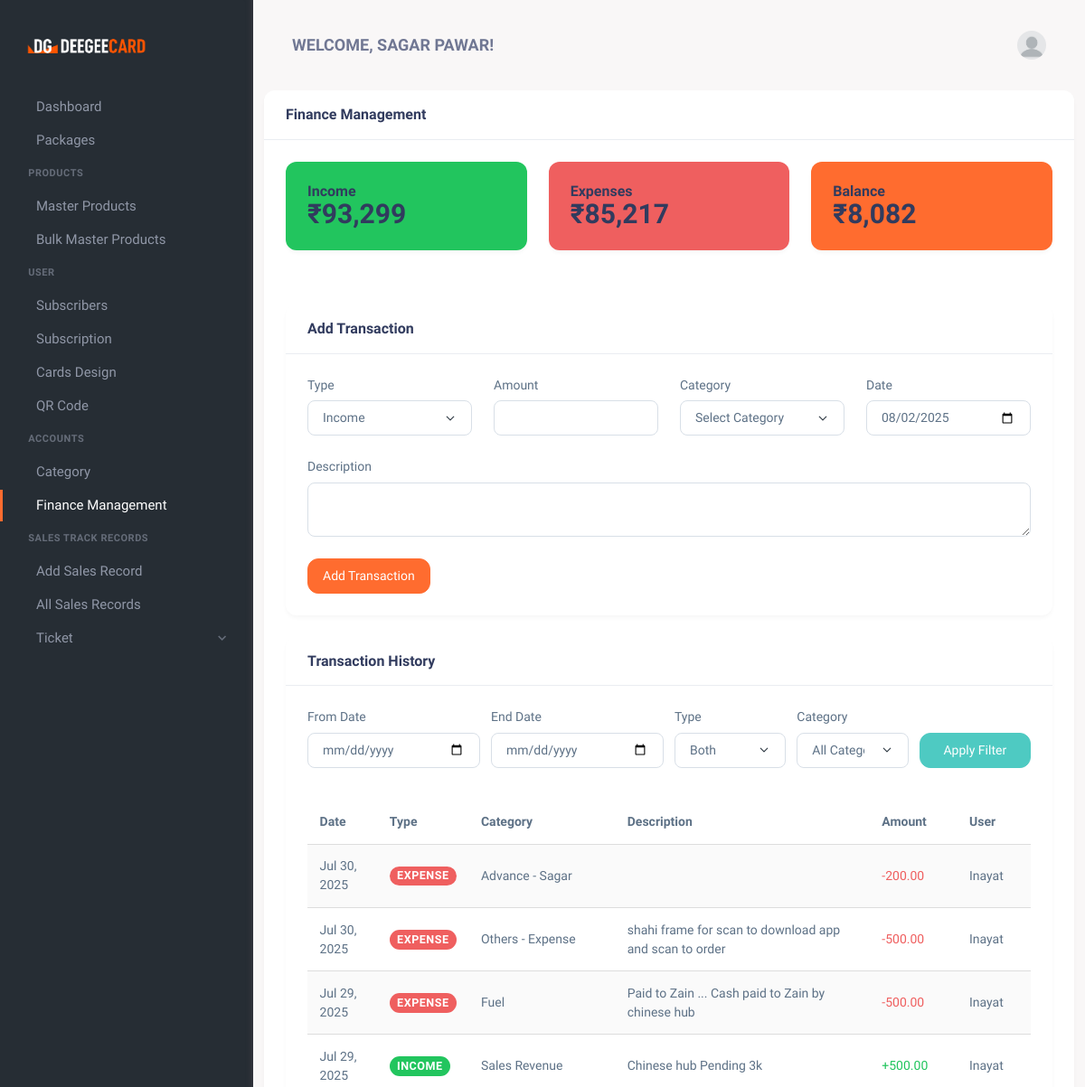
The page /finance-management.php (signed in, upper part) on the database as committed earlier.
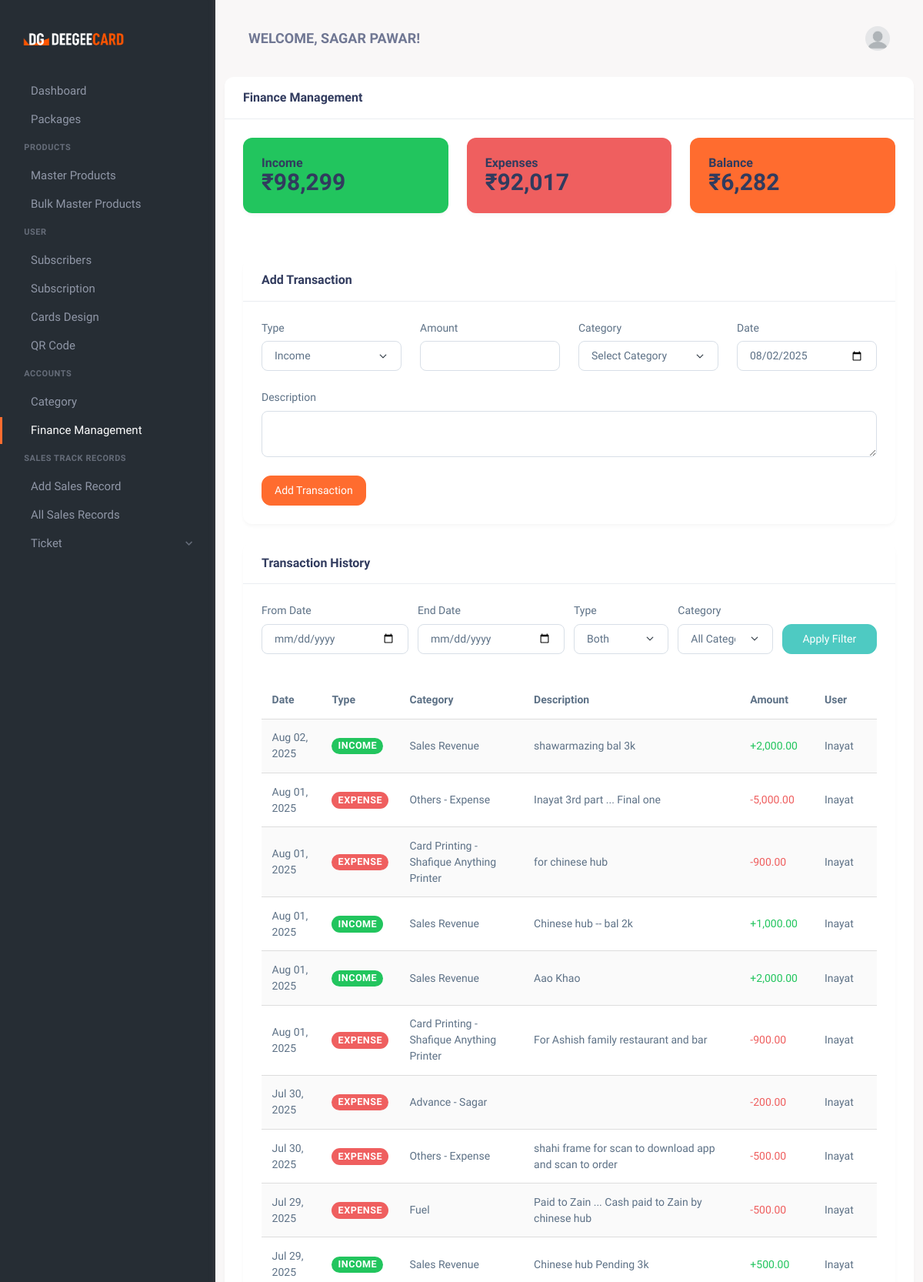
The same page on the database as committed later.
### tables this page shows
CREATE TABLE `dg_transactions` (
  `id` int(11) NOT NULL,
  `type` enum('income','expense') NOT NULL,
  `category_id` int(11) DEFAULT NULL,
  `amount` decimal(10,2) NOT NULL,
  `description` text,
  `date` date NOT NULL,
  `created_at` timestamp NOT NULL DEFAULT CURRENT_TIMESTAMP,
  `updated_at` timestamp NOT NULL DEFAULT CURRENT_TIMESTAMP ON UPDATE CURRENT_TIMESTAMP,
  `user_id` int(11) DEFAULT NULL COMMENT 'Who entered this transaction',
  `payment_method` varchar(50) DEFAULT NULL,
  `reference_number` varchar(100) DEFAULT NULL,
  `is_recurring` tinyint(1) DEFAULT '0',
  `recurring_details` text
);

CREATE TABLE `dg_categories` (
  `id` int(11) NOT NULL,
  `name` varchar(50) NOT NULL,
  `type` enum('income','expense') NOT NULL,
  `description` text,
  `is_active` tinyint(1) NOT NULL DEFAULT '1',
  `created_at` timestamp NOT NULL DEFAULT CURRENT_TIMESTAMP
);

CREATE TABLE `users` (
  `id` int(11) NOT NULL,
  `Name` varchar(100) NOT NULL,
  `Email` varchar(100) NOT NULL,
  `Password` varchar(255) NOT NULL,
  `role` enum('admin','user','sales_person') NOT NULL DEFAULT 'user',
  `created_at` timestamp NOT NULL DEFAULT CURRENT_TIMESTAMP,
  `updated_at` timestamp NOT NULL DEFAULT CURRENT_TIMESTAMP ON UPDATE CURRENT_TIMESTAMP,
  `phone` varchar(15) NOT NULL,
  `address` text NOT NULL,
  `is_trial` tinyint(1) DEFAULT '0',
  `trial_start` datetime DEFAULT NULL,
  `trial_end` datetime DEFAULT NULL
);

### finance-management.php (the view, shortened to what the changed rows need)
<?php
require 'db_connection.php';
$user_id = $_SESSION['user_id'];
$role_sql = "SELECT role FROM users WHERE id = ?";
$role_stmt = $conn->prepare($role_sql);
if ($role_stmt) {
    $role_stmt->bind_param("i", $user_id);
    $role_stmt->execute();
    $role_stmt->bind_result($role);
} else {
    $error_message = "Error preparing role query: " . $conn->error;
    $role = '';
}
$transactions = [];
$transaction_sql = "SELECT t.id, t.amount, c.name AS category,
                    t.description, t.type, t.date, t.user_id, u.name AS user_name
                    FROM dg_transactions t
                    LEFT JOIN dg_categories c ON t.category_id = c.id
                    LEFT JOIN users u ON t.user_id = u.id";
$transaction_sql .= " ORDER BY t.date DESC, t.created_at DESC";
$transaction_stmt = $conn->prepare($transaction_sql);
if ($transaction_stmt) {
    $transaction_stmt->execute();
    $result = $transaction_stmt->get_result();
    while ($row = $result->fetch_assoc()) {
        $transactions[] = $row;
    }
} else {
    $error_message = "Error preparing transaction history query: " . $conn->error;
}
$income_total = 0;
$expense_total = 0;
foreach ($transactions as $transaction) {
    if ($transaction['type'] === 'income') {
        $income_total += $transaction['amount'];
    } else {
        $expense_total += $transaction['amount'];
    }
}
$balance = $income_total - $expense_total;
?>
<!DOCTYPE html>
<html lang="en">
   <head>
      <link href="assets/css/vendor.min.css" rel="stylesheet" type="text/css" />
      <link href="assets/css/icons.min.css" rel="stylesheet" type="text/css" />
      <link href="assets/css/app.min.css" rel="stylesheet" type="text/css" />
      <link href="assets/css/style.css" rel="stylesheet" type="text/css" />
   </head>
   <body>
      <div class="wrapper">
          <div class="page-content">
            <div class="container">
               <div class="row">
                  <div class="col-xl-12">
                     <div class="card">
                        <div class="card-body">
                           <div class="row mb-4">
                              <div class="col-md-4">
                                 <div class="card bg-success text-white">
                                    <div class="card-body">
                                       <h5 class="card-title">Income</h5>
                                       <h2 class="card-text">₹<?php echo number_format($income_total); ?></h2>
                                    </div>
                                 </div>
                              </div>
                              <div class="col-md-4">
                                 <div class="card bg-danger text-white">
                                    <div class="card-body">
                                       <h5 class="card-title">Expenses</h5>
                                       <h2 class="card-text">₹<?php echo number_format($expense_total); ?></h2>
                                    </div>
                                 </div>
                              </div>
                              <div class="col-md-4">
                                 <div class="card bg-primary text-white">
                                    <div class="card-body">
                                       <h5 class="card-title">Balance</h5>
                                       <h2 class="card-text">₹<?php echo number_format($balance); ?></h2>
                                    </div>
                                 </div>
                              </div>
                           </div>
                           <div class="row">
                              <div class="col-md-12">
                                 <div class="card">
                                    <div class="card-body">
                                       <div class="table-responsive">
                                          <table class="table table-striped">
                                             <thead>
                                                <tr>
                                                   <th>Date</th>
                                                   <th>Type</th>
                                                   <th>Category</th>
                                                   <th>Description</th>
                                                   <th>Amount</th>
                                                   <?php if ($role === 'admin'): ?>
                                                   <th>User</th>
                                                   <?php endif; ?>
                                                </tr>
                                             </thead>
                                             <tbody>
                                                <?php foreach ($transactions as $transaction): ?>
                                                <tr>
                                                   <td><?php echo date('M d, Y', strtotime($transaction['date'])); ?></td>
                                                   <td>
                                                      <span class="badge bg-<?php echo $transaction['type'] === 'income' ? 'success' : 'danger'; ?>">
                                                      <?php echo ucfirst($transaction['type']); ?>
                                                      </span>
                                                   </td>
                                                   <td><?php echo htmlspecialchars($transaction['category']); ?></td>
                                                   <td><?php echo htmlspecialchars($transaction['description']); ?></td>
                                                   <td class="<?php echo $transaction['type'] === 'income' ? 'text-success' : 'text-danger'; ?>">
                                                      <?php echo ($transaction['type'] === 'income' ? '+' : '-') . number_format($transaction['amount'], 2); ?>
                                                   </td>
                                                   <?php if ($role === 'admin'): ?>
                                                   <td><?php echo htmlspecialchars($transaction['user_name']); ?></td>
                                                   <?php endif; ?>
                                                </tr>
                                                <?php endforeach; ?>
                                             </tbody>
                                          </table>
                                       </div>
                                    </div>
                                 </div>
                              </div>
                           </div>
                        </div>
                     </div>
                  </div>
               </div>
            </div>
          </div>
      </div>
   </body>
</html>

Rows that differ between the two databases and show on the page:
added dg_transactions: date "Aug 02, 2025", type "INCOME", category.name "Sales Revenue", description "shawarmazing bal 3k", amount "2,000.00", user.Name "Inayat"
added dg_transactions: date "Aug 01, 2025", type "EXPENSE", category.name "Others - Expense", description "Inayat 3rd part ... Final one", amount "5,000.00", user.Name "Inayat"
added dg_transactions: date "Aug 01, 2025", type "EXPENSE", category.name "Card Printing - Shafique Anything Printer", description "for chinese hub", amount "900.00", user.Name "Inayat"
added dg_transactions: date "Aug 01, 2025", type "INCOME", category.name "Sales Revenue", description "Chinese hub -- bal 2k", amount "1,000.00", user.Name "Inayat"
added dg_transactions: date "Aug 01, 2025", type "INCOME", category.name "Sales Revenue", description "Aao Khao", amount "2,000.00", user.Name "Inayat"
added dg_transactions: date "Aug 01, 2025", type "EXPENSE", category.name "Card Printing - Shafique Anything Printer", description "For Ashish family restaurant and bar", amount "900.00", user.Name "Inayat"
Other text that changed with them:
$income_total: "93,299" → "98,299"
$expense_total: "85,217" → "92,017"
$balance: "8,082" → "6,282"
